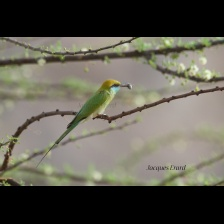
#> input picture train/Asian Green Bee-Eater/ML204508391.jpg, 224 x 224 px, found by its file name; its folder holds 3 pictures in this run
$ jupyter execute --allow-errors Decision_Tree_Semi_supervised_learning.ipynb
#> lines starting #> are read from the running program, lines starting #| are printed output that depends on the picture; pictures that were not available may be replaced by others from this repository, and a replacement may not be noted
# Import the libraries

[cell 1]
import os
import numpy as np
import matplotlib.pyplot as plt
from sklearn.tree import DecisionTreeClassifier
from skimage.io import imread_collection
from skimage.color import rgb2gray
from skimage.transform import resize
from skimage.feature import hog, local_binary_pattern, hessian_matrix, hessian_matrix_eigvals
from skimage.filters import gabor
from tqdm import tqdm
from sklearn.model_selection import GridSearchCV
from sklearn.metrics import accuracy_score, precision_score, recall_score, f1_score, confusion_matrix
from sklearn.manifold import TSNE
from pathlib import Path
from PIL import Image
from google.colab import drive

# Define the paths for train, validation, and test datasets

[cell 2]
drive.mount('/content/gdrive')

train_data_path = Path("/content/gdrive/MyDrive/AI PROJECT DATASET/train")
valid_data_path = Path("/content/gdrive/MyDrive/AI PROJECT DATASET/valid")
test_data_path = Path("/content/gdrive/MyDrive/AI PROJECT DATASET/test")

# Feature Extraction

[cell 3]
# [62 lines left out: function extract_features, not called in this run]

# Function to load the images and generate labels

[cell 4]
def load_images_and_labels(dataset_path):
    images = []
    labels = []
    class_names = ['Asian Green Bee-Eater', 'Indian Peacock', 'Common Kingfisher']
    for i, class_name in tqdm(enumerate(class_names), desc = "Loading images and labels"):
        class_dir = os.path.join(dataset_path, class_name)

        # image_features, image_labels = extract_features(class_dir, i)

        for image_name in os.listdir(class_dir):
            image_path = os.path.join(class_dir, image_name)
            image = Image.open(image_path)
#> image is the input picture: PIL image 224x224 RGB; mean R, G, B 96.3, 93.6, 82.8


            images.append(np.array(image))
            labels.append(i)

        # images.append(image_features)
        # labels.append(image_labels)
    return np.array(images), np.array(labels)

# Load train, validation, and test datasets

[cell 5]
X_train, y_train = load_images_and_labels(train_data_path)
X_valid, y_valid = load_images_and_labels(valid_data_path)
X_test, y_test = load_images_and_labels(test_data_path)

# Preprocess and resize the image data

[cell 6]
def preprocess_resize(images):
    processed_images = []
    for image in images:
        # Resize the image to a desired size (e.g., 32x32 pixels)
        resized_image = Image.fromarray(image).resize((128, 128))
        # Convert the resized image to a numpy array
        processed_images.append(np.array(resized_image))
#> this loop made 5 passes
#> pass 1, in preprocess_resize, `resized_image = Image.fromarray(image).resize((128, 128))`:
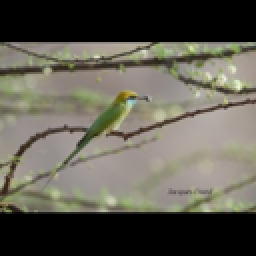
#> resized_image: PIL image 128x128 RGB (shown 2 times larger); mean R, G, B 96.4, 93.7, 82.8
#> pass 2, in preprocess_resize, `resized_image = Image.fromarray(image).resize((128, 128))`:
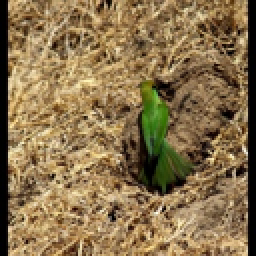
#> resized_image: PIL image 128x128 RGB (shown 2 times larger); mean R, G, B 137.9, 114.4, 77.1
#> pass 3, in preprocess_resize, `resized_image = Image.fromarray(image).resize((128, 128))`:
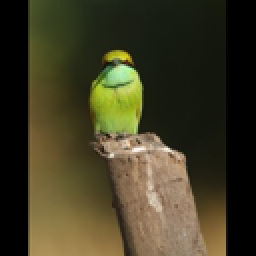
#> resized_image: PIL image 128x128 RGB (shown 2 times larger); mean R, G, B 64.3, 59.7, 36.1
    return np.array(processed_images)

# Preprocess and resize the train, validation, and test datasets

[cell 7]
X_train = preprocess_resize(X_train)
X_valid = preprocess_resize(X_valid)
X_test = preprocess_resize(X_test)

# Flatten the image data

[cell 8]
X_train = X_train.reshape(X_train.shape[0], -1)
X_valid = X_valid.reshape(X_valid.shape[0], -1)
X_test = X_test.reshape(X_test.shape[0], -1)

# Define the hyperparameters for tuning

[cell 9]
hyperparameters = {
    'max_depth': [20, 30, 40],
    'min_samples_split': [2, 5, 10],
    'min_samples_leaf': [1, 2, 4]
}

# Perform hyperparameter tuning using GridSearchCV

[cell 10]
print(X_train.shape)
#| (5, 49152)
print(y_train.shape)
#| (5,)

X_train = np.array(X_train)
y_train = np.array(y_train)

classifier = DecisionTreeClassifier()
grid_search = GridSearchCV(classifier, hyperparameters, scoring='accuracy', cv=2)
grid_search.fit(X_train, y_train)

# Retrieve the best model from GridSearchCV

[cell 11]
classifier = grid_search.best_estimator_

# Set aside a portion of the test set for final evaluation

[cell 12]
X_final_test, y_final_test = X_test, y_test

# Randomly select 20% of the remaining data as labeled and the rest as unlabeled

[cell 13]
labeled_data_ratio = 0.2
num_labeled_data = int(labeled_data_ratio * X_train.shape[0])
#> num_labeled_data = 1
random_indices = np.random.permutation(X_train.shape[0])
labeled_indices = random_indices[:num_labeled_data]
unlabeled_indices = random_indices[num_labeled_data:]

# Create labeled and unlabeled datasets

[cell 14]
X_labeled, y_labeled = X_train[labeled_indices], y_train[labeled_indices]
X_unlabeled, y_unlabeled = X_train[unlabeled_indices], y_train[unlabeled_indices]

# Combine labeled data with original labeled data

[cell 15]
X_combined_train = np.concatenate((X_labeled, X_train))
y_combined_train = np.concatenate((y_labeled, y_train))

# Train the decision tree classifier using combined labeled dataset

[cell 16]
classifier.fit(X_combined_train, y_combined_train)

[cell 17]
# Set the number of iterations and confidence thresholds for pseudo-labeling
num_iterations = 10
confidence_threshold_low = 0.15
confidence_threshold_high = 0.85

#> (the rest of this cell did not finish here and is left out)

# Evaluation on Validation Set

[cell 18]
# Predict on the validation set
y_valid_pred = classifier.predict(X_valid)

# Calculate evaluation metrics on the validation set
accuracy = accuracy_score(y_valid, y_valid_pred)
precision = precision_score(y_valid, y_valid_pred, average='macro')
recall = recall_score(y_valid, y_valid_pred, average='macro')
f1 = f1_score(y_valid, y_valid_pred, average='macro')
confusion = confusion_matrix(y_valid, y_valid_pred)

print("Validation Metrics:")
print("Accuracy:", accuracy)
print("Precision:", precision)
print("Recall:", recall)
print("F1-score:", f1)
print("Confusion Matrix:")
print(confusion)

# Evaluation on Final Test Set

[cell 19]
# Predict on the final test set
y_final_test_pred = classifier.predict(X_final_test)

# Calculate evaluation metrics on the final test set
accuracy = accuracy_score(y_final_test, y_final_test_pred)
precision = precision_score(y_final_test, y_final_test_pred, average='macro')
recall = recall_score(y_final_test, y_final_test_pred, average='macro')
f1 = f1_score(y_final_test, y_final_test_pred, average='macro')
confusion = confusion_matrix(y_final_test, y_final_test_pred)

print("Final Test Metrics:")
print("Accuracy:", accuracy)
print("Precision:", precision)
print("Recall:", recall)
print("F1-score:", f1)
print("Confusion Matrix:")
print(confusion)

# Perform t-SNE dimensionality reduction on the final test set

[cell 20]
tsne = TSNE(n_components=2, random_state=42)
#> (the rest of this cell did not finish here and is left out)

# Plot t-SNE graph

[cell 21]
class_names = ['Asian Green Bee-Eater', 'Indian Peacock', 'Common Kingfisher']
plt.figure(figsize=(10, 8))
#> (the rest of this cell did not finish here and is left out)

# Plot Confusion Matrix

[cell 22]
plt.figure(figsize=(10, 8))
plt.imshow(confusion, cmap='Blues')
plt.title('Confusion Matrix')
plt.xlabel('Predicted Labels')
plt.ylabel('True Labels')
plt.xticks(np.arange(len(class_names)), class_names, rotation=90)
plt.yticks(np.arange(len(class_names)), class_names)
plt.colorbar()
plt.show()
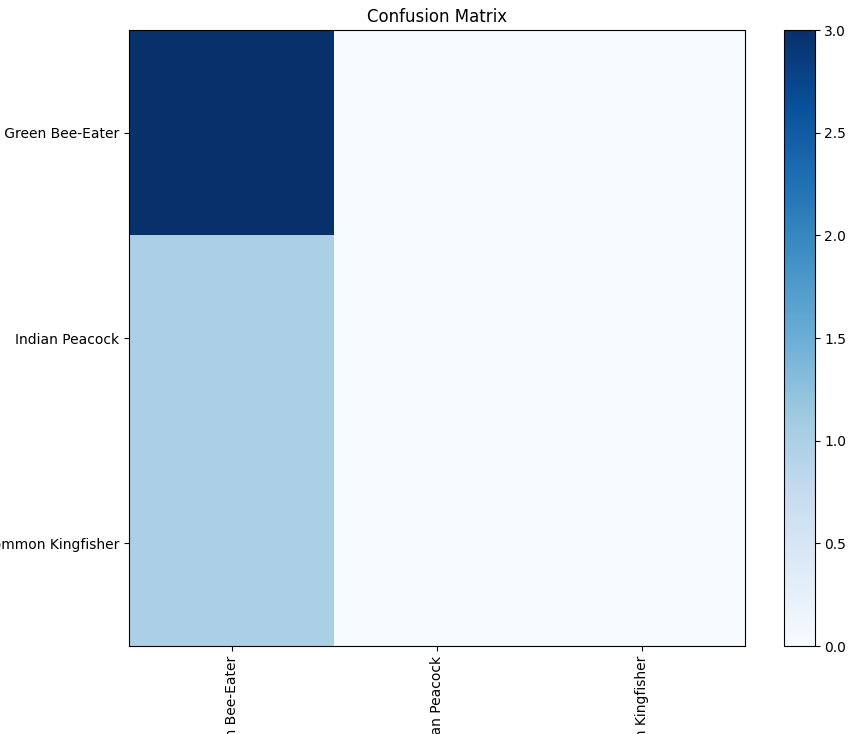
#> figure drawn by matplotlib, 2 panels

[cell 23]
confusion = confusion_matrix(y_valid, y_valid_pred)
plt.figure(figsize=(10, 8))
plt.imshow(confusion, cmap='Blues')
plt.title('Confusion Matrix - Validation Dataset')
plt.xlabel('Predicted Labels')
plt.ylabel('True Labels')
plt.xticks(np.arange(len(class_names)), class_names, rotation=90)
plt.yticks(np.arange(len(class_names)), class_names)
plt.colorbar()
plt.show()
